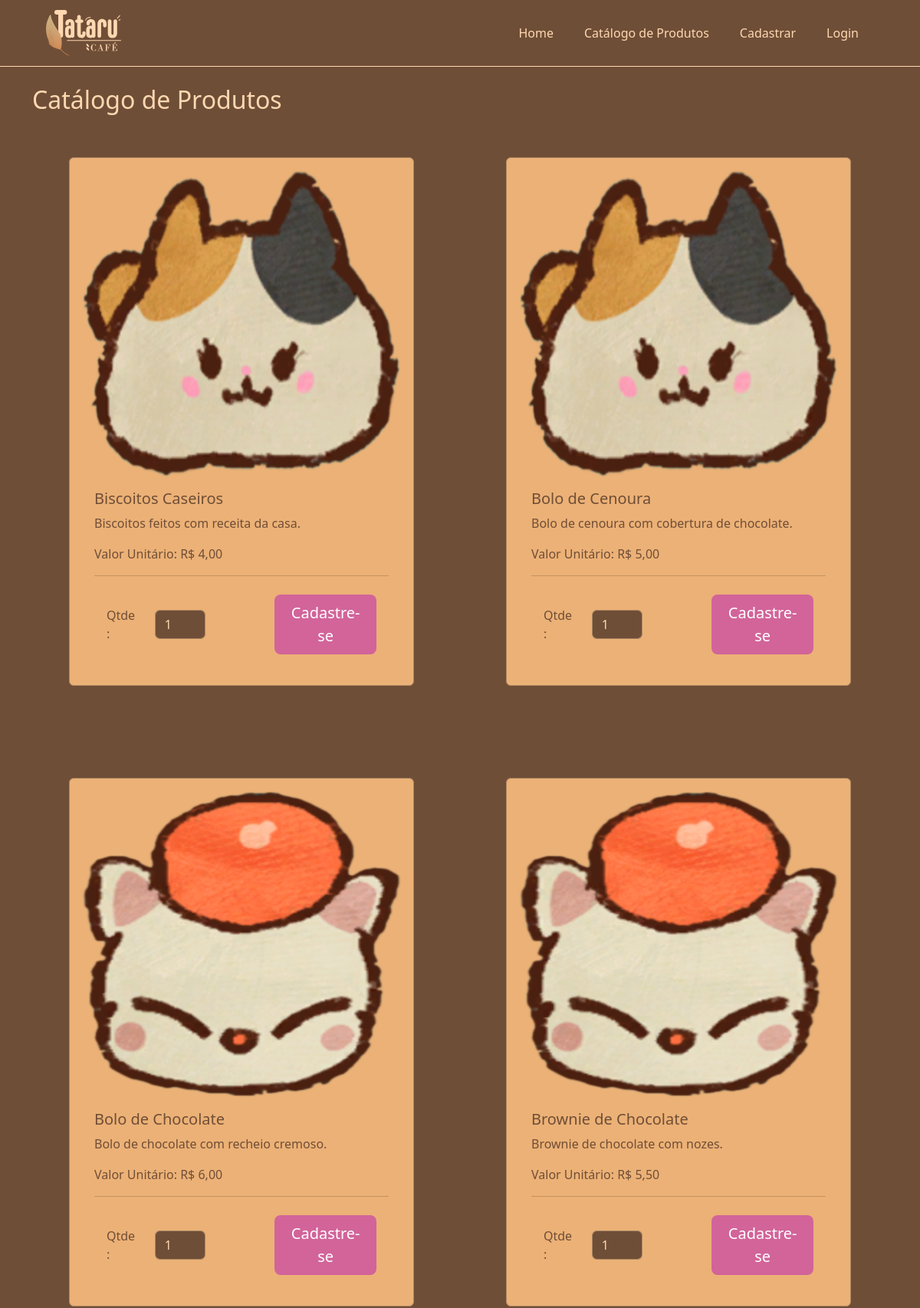
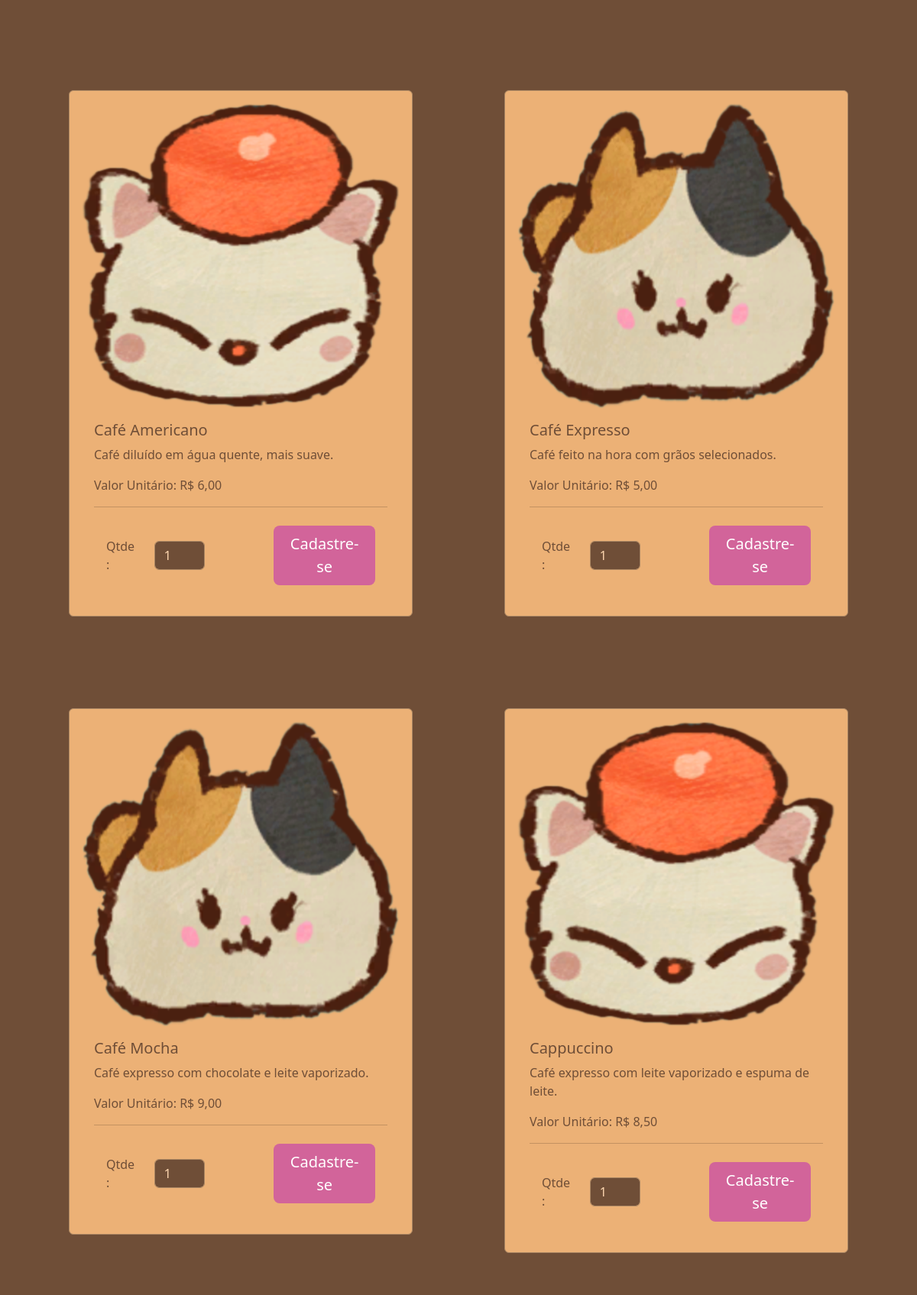
/lista-produtos.php (upper part), run on the app's committed database (2 pictures, top to bottom).
### tables this page shows
CREATE TABLE `produtos` (
  `id` bigint(20) UNSIGNED NOT NULL,
  `nome` varchar(50) NOT NULL,
  `descricao` varchar(300) NOT NULL,
  `preco_unitario` double NOT NULL,
  `imagem` text NOT NULL,
  `excluido` tinyint(1) NOT NULL
);

### lista-produtos.php (the view, shortened to what this page needs)
<!DOCTYPE html>
<html lang="en">
<head>
    <link href="https://cdn.jsdelivr.net/npm/bootstrap@5.3.3/dist/css/bootstrap.min.css" rel="stylesheet">
    <link rel="stylesheet" href="css/style.css">
</head>
<body class="body-general">
    <?php
    include_once 'conexao.php';
    include 'navbar.php';
    ?>
    <div class="container mt-4">
        <div class="row justify-content-center">
            <h2>Catálogo de Produtos</h2>
        </div>
        <?php
            $sql = "SELECT * from produtos WHERE excluido=0 ORDER BY nome";
            $produtos = $conn->prepare($sql);
            $produtos->execute();
        ?>
        <div class="row row-cols-1 row-cols-lg-2 g-4 justify-content-center">
            <?php
            foreach($produtos as $produto) { ?>
            <form action="carrinho.php?prodId=<?php echo $produto['id'];?>" method="POST">
                <div class="col">
                    <div class="card card-custom m-5 p-3">
                        <img src="<?php echo $produto['imagem'];?>" class="card-img-top" alt="..." height="400">
                        <div class="card-body">
                            <h5 class="card-title"><?php echo $produto['nome'];?></h5>
                            <p class="card-text"><?php echo $produto['descricao'];?></p>
                            <p class="card-text">Valor Unitário: R$ <?php echo number_format($produto['preco_unitario'],2,",");?></p>
                            <div class="card-footer bg-transparent">
                                <div class="row pt-3 align-items-center">
                                    <label class="col-form-label col-sm-2" for="qtde-<?php echo $produto['id'];?>">Qtde:</label>
                                    <div class="col">
                                        <input type="number" name="quantidade" id="qtde-<?php echo $produto['id'];?>" class="form-control w-50 form-field-custom" value="1" min="1">
                                    </div>
                                    <div class="col">
                                        <?php if(isset($_COOKIE['token_sessao'])) {?>
                                            <button class="btn btn-lg btn-primary" type="submit">Adicionar ao carrinho</button>
                                        <?php } else{?>
                                            <a href="cadastro.php" class="btn btn-lg btn-primary">Cadastre-se</a>
                                        <?php } ?>
                                    </div>
                                </div>
                            </div>
                        </div>
                    </div>
                </div>
            </form>
            <?php }?>
        </div>
    <?php include 'footer.php';?>
</body>
</html>

### navbar.php (shortened to what this page needs)
<!DOCTYPE html>
<html lang="en">
<head>
    <link href="https://cdn.jsdelivr.net/npm/bootstrap@5.3.3/dist/css/bootstrap.min.css" rel="stylesheet">
    <link rel="stylesheet" href="css/style.css">
</head>
<body>
    <nav class="navbar sticky-top navbar-expand-md border-bottom" id="navbar-principal">
        <div class="container-fluid">
            <a class="navbar-brand col-2 navbar-content ps-5 cursiva" href="index.php" style="font-size: xx-large;">
                <img src="img/cafe_logo.svg" alt="" height="60px">
            </a>
            <div class="collapse navbar-collapse row" id="navbarSupportedContent">
                <ul class="navbar-nav me-auto row justify-content-end pe-5">
                    <li class="nav-item col-sm-auto">
                        <a class="nav-link navbar-content" aria-current="page" href="index.php">Home</a>
                    </li>
                    <li class="nav-item col-sm-auto">
                        <a class="nav-link navbar-content" aria-current="page" href="lista-produtos.php">Catálogo de Produtos</a>
                    </li>
                    <?php if (!isset($_COOKIE['token_sessao'])) { ?>
                        <li class="nav-item col-sm-auto">
                            <a class="nav-link navbar-content" href="cadastro.php">Cadastrar</a>
                        </li>
                    <?php } ?>
                    <?php if (!isset($_COOKIE['token_sessao'])) { ?>
                        <li class="nav-item col-sm-auto">
                            <a class="nav-link navbar-content" aria-current="page" href="login.php">Login</a>
                        </li>
                    <?php } ?>
                </ul>
            </div>
        </div>
    </nav>
</body>
</html>

### footer.php (shortened to what this page needs)
<!DOCTYPE html>
<html lang="en">
<head>
</head>
<body>
</body>
</html>

### css/style.css (style rules this page uses)
:root { --cor-de-fundo: #6F4E37; --cor-de-fundo-escura: #583b26; --cor-de-fundo-clara: #583b26b4; --cor-secundaria: #A67B5B; --cor-terciaria: #ECB176; --cor-terciaria-clara: rgba(236, 177, 118, 0.623); --cor-terciaria-clara-escura: rgba(236, 177, 118, 0.767); --cor-terciaria-clarissima: rgba(236, 177, 118, 0.247); --cor-da-fonte: #FED8B1; --cor-da-fonte-rgb: rgb(254, 216, 177); --cor-da-fonte-clara: rgba(254, 216, 177, 0.712); --cor-border: #aa8663; --cor-btn-bg: #D2649A; --cor-btn-bg-hover:#a1386b; --cor-btn-border: #00000000; --cor-btn-fonte: #ffffff; }
.cursiva { font-family: "Gwendolyn", cursive; font-weight: 400; font-style: normal; }
.body-general { background-color: var(--cor-de-fundo); color: var(--cor-da-fonte); }
#navbar-principal { background-color: var(--cor-de-fundo) !important; border-color: var(--cor-da-fonte) !important; }
.navbar-content { color: var(--cor-da-fonte) !important; --bs-dropdown-link-active-bg: var(--cor-secundaria); }
.form-control { background-color: var(--cor-de-fundo); color: var(--cor-da-fonte) !important; border: 1px, solid, var(--cor-border); --bs-body-color:var(--cor-da-fonte); --bs-body-bg:var(--cor-de-fundo); --bs-secondary-color: var(--cor-da-fonte-clara); --bs-secondary-bg: var(--cor-de-fundo-clara) }
.form-field-custom { background-color: var(--cor-de-fundo); color: var(--cor-da-fonte) !important; border: 1px, solid, var(--cor-border); --bs-body-color:var(--cor-da-fonte); --bs-body-bg:var(--cor-de-fundo); }
.card-custom { background-color: var(--cor-terciaria); border: 1px, solid, var(--cor-border); color: var(--cor-de-fundo); }
.btn-primary { background-color: var(--cor-btn-bg); border-color: var(--cor-btn-border); color: var(--cor-btn-fonte); --bs-btn-hover-color: var(--cor-btn-fonte); --bs-btn-hover-bg: var(--cor-btn-bg-hover); --bs-btn-hover-border-color: var(--cor-btn-border); }

### data on the page
produtos: imagem (picture), nome "Biscoitos Caseiros", descricao "Biscoitos feitos com receita da casa.", preco_unitario "4,00"
produtos: imagem (picture), nome "Bolo de Cenoura", descricao "Bolo de cenoura com cobertura de chocolate.", preco_unitario "5,00"
produtos: imagem (picture), nome "Bolo de Chocolate", descricao "Bolo de chocolate com recheio cremoso.", preco_unitario "6,00"
produtos: imagem (picture), nome "Brownie de Chocolate", descricao "Brownie de chocolate com nozes.", preco_unitario "5,50"
produtos: imagem (picture), nome "Café Americano", descricao "Café diluído em água quente, mais suave.", preco_unitario "6,00"
produtos: imagem (picture), nome "Café Expresso", descricao "Café feito na hora com grãos selecionados.", preco_unitario "5,00"
produtos: imagem (picture), nome "Café Mocha", descricao "Café expresso com chocolate e leite vaporizado.", preco_unitario "9,00"
produtos: imagem (picture), nome "Cappuccino", descricao "Café expresso com leite vaporizado e espuma de leite.", preco_unitario "8,50"
